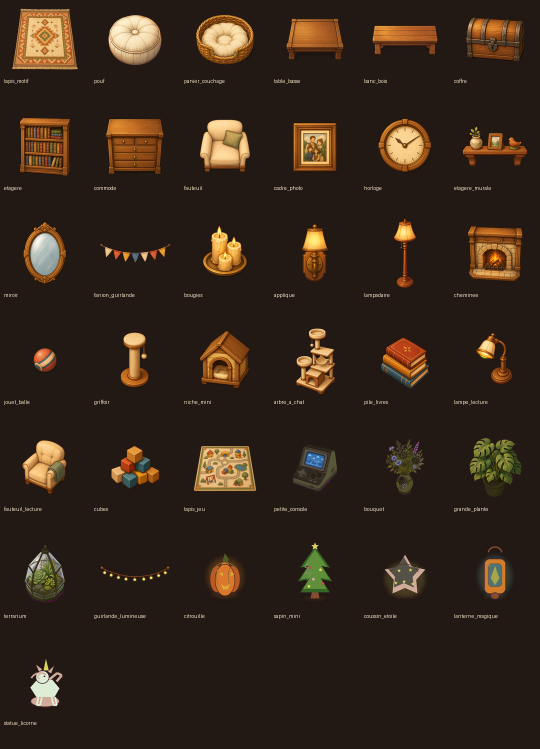
#> input picture .planning/quick/260616-maison-assets-v2/preview-assets-v2.png, 1080 x 1498 px (shown at 1/2 size)
$ python -i finalize_asset.py   (imports and definitions only)
#> lines starting #> are read from the running program, lines starting #| are printed output that depends on the picture
#!/usr/bin/env python3
from __future__ import annotations

import argparse
import os
import shutil
import subprocess
from pathlib import Path

from PIL import Image


ROOT = Path(__file__).resolve().parents[3]
WORK_DIR = ROOT / ".planning" / "quick" / "260616-maison-assets-v2"
RAW_DIR = WORK_DIR / "raw"
META_DIR = WORK_DIR / "meta"
OUT_DIR = ROOT / "assets" / "companion-house"
CHROMA_HELPER = Path(os.environ.get("CODEX_HOME", Path.home() / ".codex")) / "skills" / ".system" / "imagegen" / "scripts" / "remove_chroma_key.py"
GENERATED_DIR = Path(os.environ.get("CODEX_HOME", Path.home() / ".codex")) / "generated_images"


# [10 lines left out: function latest_generated_png, not called in this run]


def ensure_512_with_alpha(path: Path) -> dict[str, object]:
#> called with path = 'preview-assets-v2.png'
    image = Image.open(path).convert("RGBA")
#> image is the input picture: PIL image 1080x1498 RGBA; mean R, G, B, A 52, 37, 26.4, 255
    if image.size != (512, 512):
        image = image.resize((512, 512), Image.Resampling.LANCZOS)
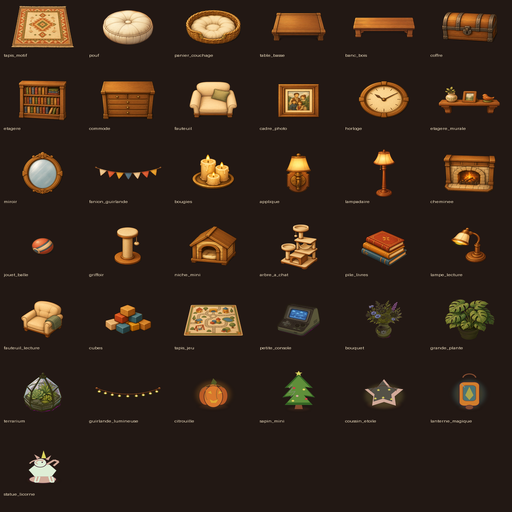
#> image: PIL image 512x512 RGBA; mean R, G, B, A 52, 37, 26.4, 255
        image.save(path)

    alpha = image.getchannel("A")
#> alpha: PIL image 512x512 L; every value is 255
    corners = [alpha.getpixel((0, 0)), alpha.getpixel((511, 0)), alpha.getpixel((0, 511)), alpha.getpixel((511, 511))]
#> corners = [255, 255, 255, 255]
    opaque = sum(1 for value in alpha.getdata() if value > 8)
#> opaque = 262144
    coverage = opaque / (512 * 512)
#> coverage = 1
    if max(corners) > 8:
#> (the run stopped early here; a loop or call above may not have finished)
